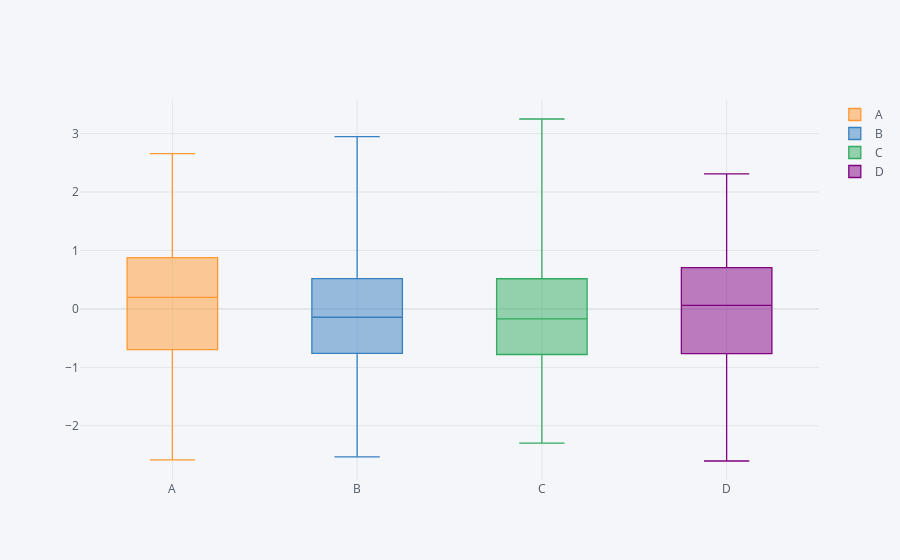

Notebook cell for this chart:
### Code cell
# Box plot
df.iplot(kind='box')
